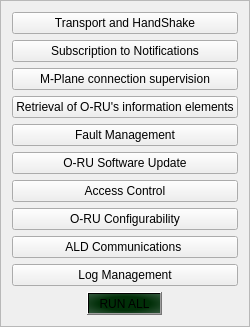
              <widget class="QFrame" name="TestCaseFrame">
               <property name="sizePolicy">
                <sizepolicy hsizetype="Preferred" vsizetype="Expanding">
                 <horstretch>0</horstretch>
                 <verstretch>0</verstretch>
                </sizepolicy>
               </property>
               <property name="minimumSize">
                <size>
                 <width>0</width>
                 <height>0</height>
                </size>
               </property>
               <property name="maximumSize">
                <size>
                 <width>16777215</width>
                 <height>16777215</height>
                </size>
               </property>
               <property name="frameShape">
                <enum>QFrame::StyledPanel</enum>
               </property>
               <property name="frameShadow">
                <enum>QFrame::Raised</enum>
               </property>
               <layout class="QVBoxLayout" name="verticalLayout_35">
                <item>
                 <widget class="QPushButton" name="module">
                  <property name="text">
                   <string>Transport and HandShake</string>
                  </property>
                 </widget>
                </item>
                <item>
                 <widget class="QPushButton" name="module_1">
                  <property name="text">
                   <string>Subscription to Notifications</string>
                  </property>
                 </widget>
                </item>
                <item>
                 <widget class="QPushButton" name="module_2">
                  <property name="text">
                   <string>M-Plane connection supervision</string>
                  </property>
                 </widget>
                </item>
                <item>
                 <widget class="QPushButton" name="module_3">
                  <property name="text">
                   <string>Retrieval of O-RU's information elements</string>
                  </property>
                 </widget>
                </item>
                <item>
                 <widget class="QPushButton" name="module_4">
                  <property name="text">
                   <string>Fault Management</string>
                  </property>
                 </widget>
                </item>
                <item>
                 <widget class="QPushButton" name="module_5">
                  <property name="text">
                   <string>O-RU Software Update</string>
                  </property>
                 </widget>
                </item>
                <item>
                 <widget class="QPushButton" name="module_6">
                  <property name="text">
                   <string>Access Control</string>
                  </property>
                 </widget>
                </item>
                <item>
                 <widget class="QPushButton" name="module_7">
                  <property name="text">
                   <string>O-RU Configurability</string>
                  </property>
                 </widget>
                </item>
                <item>
                 <widget class="QPushButton" name="module_8">
                  <property name="text">
                   <string>ALD Communications </string>
                  </property>
                 </widget>
                </item>
                <item>
                 <widget class="QPushButton" name="module_9">
                  <property name="text">
                   <string>Log Management</string>
                  </property>
                 </widget>
                </item>
                <item alignment="Qt::AlignHCenter">
                 <widget class="QPushButton" name="run_all">
                  <property name="styleSheet">
                   <string notr="true">background-color: qradialgradient(spread:pad, cx:0.504739, cy:0.506, radius:1.97128, fx:0.5, fy:0.5, stop:0.18408 rgba(1, 47, 8, 255), stop:1 rgba(236, 233, 255, 255));</string>
                  </property>
                  <property name="text">
                   <string>RUN ALL</string>
                  </property>
                  <property name="icon">
                   <iconset resource="resource.qrc">
                    <normaloff>:/icons/icons/play.svg</normaloff>:/icons/icons/play.svg</iconset>
                  </property>
                 </widget>
                </item>
               </layout>
              </widget>
